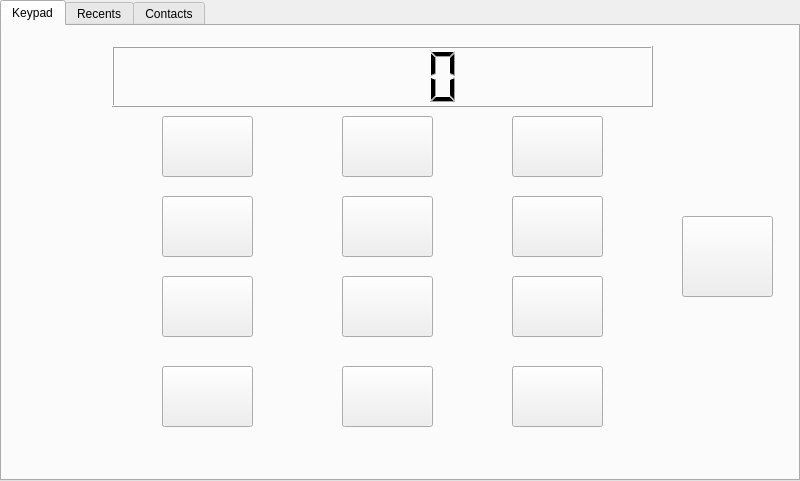
 <widget class="QTabWidget" name="Contacts">
  <property name="geometry">
   <rect>
    <x>0</x>
    <y>0</y>
    <width>800</width>
    <height>481</height>
   </rect>
  </property>
  <property name="windowTitle">
   <string>Contacts</string>
  </property>
  <property name="toolTip">
   <string>&lt;html&gt;&lt;head/&gt;&lt;body&gt;&lt;p&gt;&lt;br/&gt;&lt;/p&gt;&lt;/body&gt;&lt;/html&gt;</string>
  </property>
  <property name="styleSheet">
   <string notr="true">
QProgressBar:horizontal {
    border: 1px solid #3A3939;
    text-align: center;
    padding: 1px;
    background: #201F1F;
}
QProgressBar::chunk:horizontal {
    background-color: qlineargradient(spread:reflect, x1:1, y1:0.545, x2:1, y2:0, stop:0 rgba(28, 66, 111, 255), stop:1 rgba(37, 87, 146, 255));
}

QToolTip
{
    border: 1px solid #3A3939;
    background-color: rgb(90, 102, 117);;
    color: white;
    padding: 1px;
    opacity: 200;
}

QWidget
{
    color: silver;
    background-color: #302F2F;
    selection-background-color:#3d8ec9;
    selection-color: black;
    background-clip: border;
    border-image: none;
    outline: 0;
}

QWidget:item:hover
{
    background-color: #78879b;
    color: black;
}

QWidget:item:selected
{
    background-color: #3d8ec9;
}

QCheckBox
{
    spacing: 5px;
    outline: none;
    color: #bbb;
    margin-bottom: 2px;
}

QCheckBox:disabled
{
    color: #777777;
}
QCheckBox::indicator,
QGroupBox::indicator
{
    width: 18px;
    height: 18px;
}
QGroupBox::indicator
{
    margin-left: 2px;
}

QCheckBox::indicator:unchecked,
QCheckBox::indicator:unchecked:hover,
QGroupBox::indicator:unchecked,
QGroupBox::indicator:unchecked:hover
{
    image: url(:/dark_blue/img/checkbox_unchecked.png);
}

QCheckBox::indicator:unchecked:focus,
QCheckBox::indicator:unchecked:pressed,
QGroupBox::indicator:unchecked:focus,
QGroupBox::indicator:unchecked:pressed
{
  border: none;
    image: url(:/dark_blue/img/checkbox_unchecked_focus.png);
}

QCheckBox::indicator:checked,
QCheckBox::indicator:checked:hover,
QGroupBox::indicator:checked,
QGroupBox::indicator:checked:hover
{
    image: url(:/dark_blue/img/checkbox_checked.png);
}

QCheckBox::indicator:checked:focus,
QCheckBox::indicator:checked:pressed,
QGroupBox::indicator:checked:focus,
QGroupBox::indicator:checked:pressed
{
  border: none;
    image: url(:/dark_blue/img/checkbox_checked_focus.png);
}

QCheckBox::indicator:indeterminate,
QCheckBox::indicator:indeterminate:hover,
QCheckBox::indicator:indeterminate:pressed
QGroupBox::indicator:indeterminate,
QGroupBox::indicator:indeterminate:hover,
QGroupBox::indicator:indeterminate:pressed
{
    image: url(:/dark_blue/img/checkbox_indeterminate.png);
}

QCheckBox::indicator:indeterminate:focus,
QGroupBox::indicator:indeterminate:focus
{
    image: url(:/dark_blue/img/checkbox_indeterminate_focus.png);
}

QCheckBox::indicator:checked:disabled,
QGroupBox::indicator:checked:disabled
{
    image: url(:/dark_blue/img/checkbox_checked_disabled.png);
}

QCheckBox::indicator:unchecked:disabled,
QGroupBox::indicator:unchecked:disabled
{
    image: url(:/dark_blue/img/checkbox_unchecked_disabled.png);
}

QRadioButton
{
    spacing: 5px;
    outline: none;
    color: #bbb;
    margin-bottom: 2px;
}

QRadioButton:disabled
{
    color: #777777;
}
QRadioButton::indicator
{
    width: 21px;
    height: 21px;
}

QRadioButton::indicator:unchecked,
QRadioButton::indicator:unchecked:hover
{
    image: url(:/dark_blue/img/radio_unchecked.png);
}

QRadioButton::indicator:unchecked:focus,
QRadioButton::indicator:unchecked:pressed
{
  border: none;
  outline: none;
    image: url(:/dark_blue/img/radio_unchecked_focus.png);
}

QRadioButton::indicator:checked,
QRadioButton::indicator:checked:hover
{
  border: none;
  outline: none;
    image: url(:/dark_blue/img/radio_checked.png);
}

QRadioButton::indicator:checked:focus,
QRadioButton::indicato::menu-arrowr:checked:pressed
{
  border: none;
  outline: none;
    image: url(:/dark_blue/img/radio_checked_focus.png);
}

QRadioButton::indicator:indeterminate,
QRadioButton::indicator:indeterminate:hover,
QRadioButton::indicator:indeterminate:pressed
{
        image: url(:/dark_blue/img/radio_indeterminate.png);
}

QRadioButton::indicator:checked:disabled
{
  outline: none;
  image: url(:/dark_blue/img/radio_checked_disabled.png);
}

QRadioButton::indicator:unchecked:disabled
{
    image: url(:/dark_blue/img/radio_unchecked_disabled.png);
}


QMenuBar
{
    background-color: #302F2F;
    color: silver;
}

QMenuBar::item
{
    background: transparent;
}

QMenuBar::item:selected
{
    background: transparent;
    border: 1px solid #3A3939;
}

QMenuBar::item:pressed
{
    border: 1px solid #3A3939;
    background-color: #3d8ec9;
    color: black;
    margin-bottom:-1px;
    padding-bottom:1px;
}

QMenu
{
    border: 1px solid #3A3939;
    color: silver;
    margin: 1px;
}

QMenu::icon
{
    margin: 1px;
}

QMenu::item
{
    padding: 2px 2px 2px 25px;
    margin-left: 5px;
    border: 1px solid transparent; /* reserve space for selection border */
}

QMenu::item:selected
{
    color: black;
}

QMenu::separator {
    height: 2px;
    background: lightblue;
    margin-left: 10px;
    margin-right: 5px;
}

QMenu::indicator {
    width: 16px;
    height: 16px;
}

/* non-exclusive indicator = check box style indicator
   (see QActionGroup::setExclusive) */
QMenu::indicator:non-exclusive:unchecked {
    image: url(:/dark_blue/img/checkbox_unchecked.png);
}

QMenu::indicator:non-exclusive:unchecked:selected {
    image: url(:/dark_blue/img/checkbox_unchecked_disabled.png);
}

QMenu::indicator:non-exclusive:checked {
    image: url(:/dark_blue/img/checkbox_checked.png);
}

QMenu::indicator:non-exclusive:checked:selected {
    image: url(:/dark_blue/img/checkbox_checked_disabled.png);
}

/* exclusive indicator = radio button style indicator (see QActionGroup::setExclusive) */
QMenu::indicator:exclusive:unchecked {
    image: url(:/dark_blue/img/radio_unchecked.png);
}

QMenu::indicator:exclusive:unchecked:selected {
    image: url(:/dark_blue/img/radio_unchecked_disabled.png);
}

QMenu::indicator:exclusive:checked {
    image: url(:/dark_blue/img/radio_checked.png);
}

QMenu::indicator:exclusive:checked:selected {
    image: url(:/dark_blue/img/radio_checked_disabled.png);
}

QMenu::right-arrow {
    margin: 5px;
    image: url(:/dark_blue/img/right_arrow.png)
}


QWidget:disabled
{
    color: #808080;
    background-color: #302F2F;
}

QAbstractItemView
{
    alternate-background-color: #3A3939;
    color: silver;
    border: 1px solid 3A3939;
    border-radius: 2px;
    padding: 1px;
}

QWidget:focus, QMenuBar:focus
{
    border: 1px solid #78879b;
}

QTabWidget:focus, QCheckBox:focus, QRadioButton:focus, QSlider:focus
{
    border: none;
}

QLineEdit
{
    background-color: #201F1F;
    padding: 2px;
    border-style: solid;
    border: 1px solid #3A3939;
    border-radius: 2px;
    color: silver;
}

QGroupBox {
    border:1px solid #3A3939;
    border-radius: 2px;
    margin-top: 20px;
    background-color: #302F2F;
    color: silver;
}

QGroupBox::title {
    subcontrol-origin: margin;
    subcontrol-position: top center;
    padding-left: 10px;
    padding-right: 10px;
    padding-top: 10px;
}

QAbstractScrollArea
{
    border-radius: 2px;
    border: 1px solid #3A3939;
    background-color: transparent;
}

QScrollBar:horizontal
{
    height: 15px;
    margin: 3px 15px 3px 15px;
    border: 1px transparent #2A2929;
    border-radius: 4px;
    background-color: #2A2929;
}

QScrollBar::handle:horizontal
{
    background-color: #605F5F;
    min-width: 5px;
    border-radius: 4px;
}

QScrollBar::add-line:horizontal
{
    margin: 0px 3px 0px 3px;
    border-image: url(:/dark_blue/img/right_arrow_disabled.png);
    width: 10px;
    height: 10px;
    subcontrol-position: right;
    subcontrol-origin: margin;
}

QScrollBar::sub-line:horizontal
{
    margin: 0px 3px 0px 3px;
    border-image: url(:/dark_blue/img/left_arrow_disabled.png);
    height: 10px;
    width: 10px;
    subcontrol-position: left;
    subcontrol-origin: margin;
}

QScrollBar::add-line:horizontal:hover,QScrollBar::add-line:horizontal:on
{
    border-image: url(:/dark_blue/img/right_arrow.png);
    height: 10px;
    width: 10px;
    subcontrol-position: right;
    subcontrol-origin: margin;
}


QScrollBar::sub-line:horizontal:hover, QScrollBar::sub-line:horizontal:on
{
    border-image: url(:/dark_blue/img/left_arrow.png);
    height: 10px;
    width: 10px;
    subcontrol-position: left;
    subcontrol-origin: margin;
}

QScrollBar::up-arrow:horizontal, QScrollBar::down-arrow:horizontal
{
    background: none;
}


QScrollBar::add-page:horizontal, QScrollBar::sub-page:horizontal
{
    background: none;
}

QScrollBar:vertical
{
    background-color: #2A2929;
    width: 15px;
    margin: 15px 3px 15px 3px;
    border: 1px transparent #2A2929;
    border-radius: 4px;
}

QScrollBar::handle:vertical
{
    background-color: #605F5F;
    min-height: 5px;
    border-radius: 4px;
}

QScrollBar::sub-line:vertical
{
    margin: 3px 0px 3px 0px;
    border-image: url(:/dark_blue/img/up_arrow_disabled.png);
    height: 10px;
    width: 10px;
    subcontrol-position: top;
    subcontrol-origin: margin;
}

QScrollBar::add-line:vertical
{
    margin: 3px 0px 3px 0px;
    border-image: url(:/dark_blue/img/down_arrow_disabled.png);
    height: 10px;
    width: 10px;
    subcontrol-position: bottom;
    subcontrol-origin: margin;
}

QScrollBar::sub-line:vertical:hover,QScrollBar::sub-line:vertical:on
{

    border-image: url(:/dark_blue/img/up_arrow.png);
    height: 10px;
    width: 10px;
    subcontrol-position: top;
    subcontrol-origin: margin;
}


QScrollBar::add-line:vertical:hover, QScrollBar::add-line:vertical:on
{
    border-image: url(:/dark_blue/img/down_arrow.png);
    height: 10px;
    width: 10px;
    subcontrol-position: bottom;
    subcontrol-origin: margin;
}

QScrollBar::up-arrow:vertical, QScrollBar::down-arrow:vertical
{
    background: none;
}


QScrollBar::add-page:vertical, QScrollBar::sub-page:vertical
{
    background: none;
}

QTextEdit
{
    background-color: #201F1F;
    color: silver;
    border: 1px solid #3A3939;
}

QPlainTextEdit
{
    background-color: #201F1F;;
    color: silver;
    border-radius: 2px;
    border: 1px solid #3A3939;
}

QHeaderView::section
{
    background-color: #3A3939;
    color: silver;
    padding-left: 4px;
    border: 1px solid #6c6c6c;
}

QSizeGrip {
    image: url(:/dark_blue/img/sizegrip.png);
    width: 12px;
    height: 12px;
}

QMainWindow
{
    background-color: #302F2F;

}

QMainWindow::separator
{
    background-color: #302F2F;
    color: white;
    padding-left: 4px;
    spacing: 2px;
    border: 1px dashed #3A3939;
}

QMainWindow::separator:hover
{

    background-color: #787876;
    color: white;
    padding-left: 4px;
    border: 1px solid #3A3939;
    spacing: 2px;
}


QMenu::separator
{
    height: 1px;
    background-color: #3A3939;
    color: white;
    padding-left: 4px;
    margin-left: 10px;
    margin-right: 5px;
}


QFrame
{
    border-radius: 2px;
    border: 1px solid #444;
}

QFrame[frameShape=&quot;0&quot;]
{
    border-radius: 2px;
    border: 1px transparent #444;
}

QStackedWidget
{
    background-color: #302F2F;
    border: 1px transparent black;
}

QToolBar {
    border: 1px transparent #393838;
    background: 1px solid #302F2F;
    font-weight: bold;
}

QToolBar::handle:horizontal {
    image: url(:/dark_blue/img/Hmovetoolbar.png);
}
QToolBar::handle:vertical {
    image: url(:/dark_blue/img/Vmovetoolbar.png);
}
QToolBar::separator:horizontal {
    image: url(:/dark_blue/img/Hsepartoolbar.png);
}
QToolBar::separator:vertical {
    image: url(:/dark_blue/img/Vsepartoolbars.png);
}

QPushButton
{
    color: silver;
    background-color: #302F2F;
    border-width: 2px;
    border-color: #4A4949;
    border-style: solid;
    padding-top: 2px;
    padding-bottom: 2px;
    padding-left: 10px;
    padding-right: 10px;
    border-radius: 4px;
    /* outline: none; */
    /* min-width: 40px; */
}

QPushButton:disabled
{
    background-color: #302F2F;
    border-width: 2px;
    border-color: #3A3939;
    border-style: solid;
    padding-top: 2px;
    padding-bottom: 2px;
    padding-left: 10px;
    padding-right: 10px;
    /*border-radius: 2px;*/
    color: #808080;
}

QPushButton:focus {
    background-color: #3d8ec9;
    color: white;
}

QComboBox
{
    selection-background-color: #3d8ec9;
    background-color: #201F1F;
    border-style: solid;
    border: 1px solid #3A3939;
    border-radius: 2px;
    padding: 2px;
    min-width: 75px;
}

QPushButton:checked{
    background-color: #4A4949;
    border-color: #6A6969;
}

QPushButton:hover {
    border: 2px solid #78879b;
    color: silver;
}

QComboBox:hover, QAbstractSpinBox:hover,QLineEdit:hover,QTextEdit:hover,QPlainTextEdit:hover,QAbstractView:hover,QTreeView:hover
{
    border: 1px solid #78879b;
    color: silver;
}

QComboBox:on
{
    background-color: #626873;
    padding-top: 3px;
    padding-left: 4px;
    selection-background-color: #4a4a4a;
}

QComboBox QAbstractItemView
{
    background-color: #201F1F;
    border-radius: 2px;
    border: 1px solid #444;
    selection-background-color: #3d8ec9;
    color: silver;
}

QComboBox::drop-down
{
    subcontrol-origin: padding;
    subcontrol-position: top right;
    width: 15px;

    border-left-width: 0px;
    border-left-color: darkgray;
    border-left-style: solid;
    border-top-right-radius: 3px;
    border-bottom-right-radius: 3px;
}

QComboBox::down-arrow
{
    image: url(:/dark_blue/img/down_arrow_disabled.png);
}

QComboBox::down-arrow:on, QComboBox::down-arrow:hover,
QComboBox::down-arrow:focus
{
    image: url(:/dark_blue/img/down_arrow.png);
}

QPushButton:pressed
{
    background-color: #484846;
}

QAbstractSpinBox {
    padding-top: 2px;
    padding-bottom: 2px;
    border: 1px solid #3A3939;
    background-color: #201F1F;
    color: silver;
    border-radius: 2px;
    min-width: 75px;
}

QAbstractSpinBox:up-button
{
    background-color: transparent;
    subcontrol-origin: border;
    subcontrol-position: top right;
}

QAbstractSpinBox:down-button
{
    background-color: transparent;
    subcontrol-origin: border;
    subcontrol-position: bottom right;
}

QAbstractSpinBox::up-arrow,QAbstractSpinBox::up-arrow:disabled,QAbstractSpinBox::up-arrow:off {
    image: url(:/dark_blue/img/up_arrow_disabled.png);
    width: 10px;
    height: 10px;
}
QAbstractSpinBox::up-arrow:hover
{
    image: url(:/dark_blue/img/up_arrow.png);
}


QAbstractSpinBox::down-arrow,QAbstractSpinBox::down-arrow:disabled,QAbstractSpinBox::down-arrow:off
{
    image: url(:/dark_blue/img/down_arrow_disabled.png);
    width: 10px;
    height: 10px;
}
QAbstractSpinBox::down-arrow:hover
{
    image: url(:/dark_blue/img/down_arrow.png);
}


QLabel
{
    border: 0px solid black;
}

QTabWidget{
    border: 1px transparent black;
}

QTabWidget::pane {
    border: 1px solid #444;
    border-radius: 3px;
    padding: 3px;
}

QTabBar
{
    qproperty-drawBase: 0;
    left: 5px; /* move to the right by 5px */
}

QTabBar:focus
{
    border: 0px transparent black;
}

QTabBar::close-button  {
    image: url(:/dark_blue/img/close.png);
    background: transparent;
}

QTabBar::close-button:hover
{
    image: url(:/dark_blue/img/close-hover.png);
    background: transparent;
}

QTabBar::close-button:pressed {
    image: url(:/dark_blue/img/close-pressed.png);
    background: transparent;
}

/* TOP TABS */
QTabBar::tab:top {
    color: #b1b1b1;
    border: 1px solid #4A4949;
    border-bottom: 1px transparent black;
    background-color: #302F2F;
    padding: 5px;
    border-top-left-radius: 2px;
    border-top-right-radius: 2px;
}

QTabBar::tab:top:!selected
{
    color: #b1b1b1;
    background-color: #201F1F;
    border: 1px transparent #4A4949;
    border-bottom: 1px transparent #4A4949;
    border-top-left-radius: 0px;
    border-top-right-radius: 0px;
}

QTabBar::tab:top:!selected:hover {
    background-color: #48576b;
}

/* BOTTOM TABS */
QTabBar::tab:bottom {
    color: #b1b1b1;
    border: 1px solid #4A4949;
    border-top: 1px transparent black;
    background-color: #302F2F;
    padding: 5px;
    border-bottom-left-radius: 2px;
    border-bottom-right-radius: 2px;
}

QTabBar::tab:bottom:!selected
{
    color: #b1b1b1;
    background-color: #201F1F;
    border: 1px transparent #4A4949;
    border-top: 1px transparent #4A4949;
    border-bottom-left-radius: 0px;
    border-bottom-right-radius: 0px;
}

QTabBar::tab:bottom:!selected:hover {
    background-color: #78879b;
}

/* LEFT TABS */
QTabBar::tab:left {
    color: #b1b1b1;
    border: 1px solid #4A4949;
    border-left: 1px transparent black;
    background-color: #302F2F;
    padding: 5px;
    border-top-right-radius: 2px;
    border-bottom-right-radius: 2px;
}

QTabBar::tab:left:!selected
{
    color: #b1b1b1;
    background-color: #201F1F;
    border: 1px transparent #4A4949;
    border-right: 1px transparent #4A4949;
    border-top-right-radius: 0px;
    border-bottom-right-radius: 0px;
}

QTabBar::tab:left:!selected:hover {
    background-color: #48576b;
}


/* RIGHT TABS */
QTabBar::tab:right {
    color: #b1b1b1;
    border: 1px solid #4A4949;
    border-right: 1px transparent black;
    background-color: #302F2F;
    padding: 5px;
    border-top-left-radius: 2px;
    border-bottom-left-radius: 2px;
}

QTabBar::tab:right:!selected
{
    color: #b1b1b1;
    background-color: #201F1F;
    border: 1px transparent #4A4949;
    border-right: 1px transparent #4A4949;
    border-top-left-radius: 0px;
    border-bottom-left-radius: 0px;
}

QTabBar::tab:right:!selected:hover {
    background-color: #48576b;
}

QTabBar QToolButton::right-arrow:enabled {
     image: url(:/dark_blue/img/right_arrow.png);
 }

 QTabBar QToolButton::left-arrow:enabled {
     image: url(:/dark_blue/img/left_arrow.png);
 }

QTabBar QToolButton::right-arrow:disabled {
     image: url(:/dark_blue/img/right_arrow_disabled.png);
 }

 QTabBar QToolButton::left-arrow:disabled {
     image: url(:/dark_blue/img/left_arrow_disabled.png);
 }


QDockWidget {
    border: 1px solid #403F3F;
    titlebar-close-icon: url(:/dark_blue/img/close.png);
    titlebar-normal-icon: url(:/dark_blue/img/undock.png);
}

QDockWidget::close-button, QDockWidget::float-button {
    border: 1px solid transparent;
    border-radius: 2px;
    background: transparent;
}

QDockWidget::close-button:hover, QDockWidget::float-button:hover {
    background: rgba(255, 255, 255, 10);
}

QDockWidget::close-button:pressed, QDockWidget::float-button:pressed {
    padding: 1px -1px -1px 1px;
    background: rgba(255, 255, 255, 10);
}

QTreeView, QListView, QTextBrowser, AtLineEdit, AtLineEdit::hover {
    border: 1px solid #444;
    background-color: silver;
    border-radius: 3px;
    margin-left: 3px;
    color: black;
}

QTreeView:branch:selected, QTreeView:branch:hover {
    background: url(:/dark_blue/img/transparent.png);
}

QTreeView::branch:has-siblings:!adjoins-item {
    border-image: url(:/dark_blue/img/transparent.png);
}

QTreeView::branch:has-siblings:adjoins-item {
    border-image: url(:/dark_blue/img/transparent.png);
}

QTreeView::branch:!has-children:!has-siblings:adjoins-item {
    border-image: url(:/dark_blue/img/transparent.png);
}

QTreeView::branch:has-children:!has-siblings:closed,
QTreeView::branch:closed:has-children:has-siblings {
    image: url(:/dark_blue/img/branch_closed.png);
}

QTreeView::branch:open:has-children:!has-siblings,
QTreeView::branch:open:has-children:has-siblings  {
    image: url(:/dark_blue/img/branch_open.png);
}

QTreeView::branch:has-children:!has-siblings:closed:hover,
QTreeView::branch:closed:has-children:has-siblings:hover {
    image: url(:/dark_blue/img/branch_closed-on.png);
    }

QTreeView::branch:open:has-children:!has-siblings:hover,
QTreeView::branch:open:has-children:has-siblings:hover  {
    image: url(:/dark_blue/img/branch_open-on.png);
    }

QListView::item:!selected:hover, QListView::item:!selected:hover, QTreeView::item:!selected:hover  {
    background: rgba(0, 0, 0, 0);
    outline: 0;
    color: #FFFFFF
}

QListView::item:selected:hover, QListView::item:selected:hover, QTreeView::item:selected:hover  {
    background: #3d8ec9;
    color: #FFFFFF;
}

QSlider::groove:horizontal {
    border: 1px solid #3A3939;
    height: 8px;
    background: #201F1F;
    margin: 2px 0;
    border-radius: 2px;
}

QSlider::handle:horizontal {
    background: QLinearGradient( x1: 0, y1: 0, x2: 0, y2: 1,
      stop: 0.0 silver, stop: 0.2 #a8a8a8, stop: 1 #727272);
    border: 1px solid #3A3939;
    width: 14px;
    height: 14px;
    margin: -4px 0;
    border-radius: 2px;
}

QSlider::groove:vertical {
    border: 1px solid #3A3939;
    width: 8px;
    background: #201F1F;
    margin: 0 0px;
    border-radius: 2px;
}

QSlider::handle:vertical {
    background: QLinearGradient( x1: 0, y1: 0, x2: 0, y2: 1, stop: 0.0 silver,
    stop: 0.2 #a8a8a8, stop: 1 #727272);
    border: 1px solid #3A3939;
    width: 14px;
    height: 14px;
    margin: 0 -4px;
    border-radius: 2px;
}

QToolButton {
    /*  background-color: transparent; */
    border: 2px transparent #4A4949;
    border-radius: 4px;
    background-color: dimgray;
    margin: 2px;
    padding: 2px;
}

QToolButton[popupMode=&quot;1&quot;] { /* only for MenuButtonPopup */
 padding-right: 20px; /* make way for the popup button */
 border: 2px transparent #4A4949;
 border-radius: 4px;
}

QToolButton[popupMode=&quot;2&quot;] { /* only for InstantPopup */
 padding-right: 10px; /* make way for the popup button */
 border: 2px transparent #4A4949;
}


QToolButton:hover, QToolButton::menu-button:hover {
    border: 2px solid #78879b;
}

QToolButton:checked, QToolButton:pressed,
    QToolButton::menu-button:pressed {
    background-color: #4A4949;
    border: 2px solid #78879b;
}

/* the subcontrol below is used only in the InstantPopup or DelayedPopup mode */
QToolButton::menu-indicator {
    image: url(:/dark_blue/img/down_arrow.png);
    top: -7px; left: -2px; /* shift it a bit */
}

/* the subcontrols below are used only in the MenuButtonPopup mode */
QToolButton::menu-button {
    border: 1px transparent #4A4949;
    border-top-right-radius: 6px;
    border-bottom-right-radius: 6px;
    /* 16px width + 4px for border = 20px allocated above */
    width: 16px;
    outline: none;
}

QToolButton::menu-arrow {
    image: url(:/dark_blue/img/down_arrow.png);
}

QToolButton::menu-arrow:open {
    top: 1px; left: 1px; /* shift it a bit */
    border: 1px solid #3A3939;
}

QPushButton::menu-indicator  {
    subcontrol-origin: padding;
    subcontrol-position: bottom right;
    left: 4px;
}

QTableView
{
    border: 1px solid #444;
    gridline-color: #6c6c6c;
    background-color: #201F1F;
}


QTableView, QHeaderView
{
    border-radius: 0px;
}

QTableView::item:pressed, QListView::item:pressed, QTreeView::item:pressed  {
    background: #78879b;
    color: #FFFFFF;
}

QTableView::item:selected:active, QTreeView::item:selected:active, QListView::item:selected:active  {
    background: #3d8ec9;
    color: #FFFFFF;
}


QHeaderView
{
    border: 1px transparent;
    border-radius: 2px;
    margin: 0px;
    padding: 0px;
}

QHeaderView::section  {
    background-color: #3A3939;
    color: silver;
    padding: 4px;
    border: 1px solid #6c6c6c;
    border-radius: 0px;
    text-align: center;
}

QHeaderView::section::vertical::first, QHeaderView::section::vertical::only-one
{
    border-top: 1px solid #6c6c6c;
}

QHeaderView::section::vertical
{
    border-top: transparent;
}

QHeaderView::section::horizontal::first, QHeaderView::section::horizontal::only-one
{
    border-left: 1px solid #6c6c6c;
}

QHeaderView::section::horizontal
{
    border-left: transparent;
}


QHeaderView::section:checked
 {
    color: white;
    background-color: #5A5959;
 }

 /* style the sort indicator */
QHeaderView::down-arrow {
    image: url(:/dark_blue/img/down_arrow.png);
}

QHeaderView::up-arrow {
    image: url(:/dark_blue/img/up_arrow.png);
}


QTableCornerButton::section {
    background-color: #3A3939;
    border: 1px solid #3A3939;
    border-radius: 2px;
}

QToolBox  {
    padding: 3px;
    border: 1px transparent black;
}

QToolBox::tab {
    color: #b1b1b1;
    background-color: #302F2F;
    border: 1px solid #4A4949;
    border-bottom: 1px transparent #302F2F;
    border-top-left-radius: 5px;
    border-top-right-radius: 5px;
}

 QToolBox::tab:selected { /* italicize selected tabs */
    font: italic;
    background-color: #302F2F;
    border-color: #3d8ec9;
 }

QStatusBar::item {
    border: 1px solid #3A3939;
    border-radius: 2px;
 }


QFrame[height=&quot;3&quot;], QFrame[width=&quot;3&quot;] {
    background-color: #AAA;
}


QSplitter::handle {
    border: 1px dashed #3A3939;
}

QSplitter::handle:hover {
    background-color: #787876;
    border: 1px solid #3A3939;
}

QSplitter::handle:horizontal {
    width: 1px;
}

QSplitter::handle:vertical {
    height: 1px;
}

QListWidget {
    background-color: silver;
    border-radius: 5px;
    margin-left: 5px;
}

QListWidget::item {
    color: black;
}

QMessageBox {
    messagebox-critical-icon	: url(:/dark_blue/img/critical.png);
    messagebox-information-icon	: url(:/dark_blue/img/information.png);
    messagebox-question-icon	: url(:/dark_blue/img/question.png);
    messagebox-warning-icon:    : url(:/dark_blue/img/warning.png);
}

ColorButton::enabled {
    border-radius: 0px;
    border: 1px solid #444444;
}

ColorButton::disabled {
    border-radius: 0px;
    border: 1px solid #AAAAAA;
}</string>
  </property>
  <property name="currentIndex">
   <number>0</number>
  </property>
  <widget class="QWidget" name="tab">
   <attribute name="title">
    <string>Keypad</string>
   </attribute>
   <widget class="QLabel" name="label">
    <property name="geometry">
     <rect>
      <x>0</x>
      <y>0</y>
      <width>791</width>
      <height>451</height>
     </rect>
    </property>
    <property name="text">
     <string/>
    </property>
    <property name="pixmap">
     <pixmap>../Images/PicsArt_07-28-01.39.53.png</pixmap>
    </property>
    <property name="scaledContents">
     <bool>true</bool>
    </property>
   </widget>
   <widget class="QPushButton" name="pushButton_3">
    <property name="geometry">
     <rect>
      <x>340</x>
      <y>90</y>
      <width>91</width>
      <height>61</height>
     </rect>
    </property>
    <property name="text">
     <string/>
    </property>
    <property name="icon">
     <iconset>
      <normaloff>../Images/Num2.png</normaloff>../Images/Num2.png</iconset>
    </property>
    <property name="iconSize">
     <size>
      <width>91</width>
      <height>300</height>
     </size>
    </property>
   </widget>
   <widget class="QPushButton" name="pushButton_14">
    <property name="geometry">
     <rect>
      <x>510</x>
      <y>340</y>
      <width>91</width>
      <height>61</height>
     </rect>
    </property>
    <property name="text">
     <string/>
    </property>
    <property name="icon">
     <iconset>
      <normaloff>../Images/Astrics.png</normaloff>../Images/Astrics.png</iconset>
    </property>
    <property name="iconSize">
     <size>
      <width>91</width>
      <height>250</height>
     </size>
    </property>
   </widget>
   <widget class="QPushButton" name="pushButton">
    <property name="geometry">
     <rect>
      <x>680</x>
      <y>190</y>
      <width>91</width>
      <height>81</height>
     </rect>
    </property>
    <property name="text">
     <string/>
    </property>
    <property name="icon">
     <iconset>
      <normaloff>../Images/PhoneCall.PNG</normaloff>../Images/PhoneCall.PNG</iconset>
    </property>
    <property name="iconSize">
     <size>
      <width>91</width>
      <height>300</height>
     </size>
    </property>
   </widget>
   <widget class="QPushButton" name="pushButton_6">
    <property name="geometry">
     <rect>
      <x>340</x>
      <y>340</y>
      <width>91</width>
      <height>61</height>
     </rect>
    </property>
    <property name="text">
     <string/>
    </property>
    <property name="icon">
     <iconset>
      <normaloff>../Images/Num0.png</normaloff>../Images/Num0.png</iconset>
    </property>
    <property name="iconSize">
     <size>
      <width>150</width>
      <height>300</height>
     </size>
    </property>
   </widget>
   <widget class="QPushButton" name="pushButton_7">
    <property name="geometry">
     <rect>
      <x>510</x>
      <y>90</y>
      <width>91</width>
      <height>61</height>
     </rect>
    </property>
    <property name="text">
     <string/>
    </property>
    <property name="icon">
     <iconset>
      <normaloff>../Images/Num3.png</normaloff>../Images/Num3.png</iconset>
    </property>
    <property name="iconSize">
     <size>
      <width>140</width>
      <height>330</height>
     </size>
    </property>
   </widget>
   <widget class="QPushButton" name="pushButton_4">
    <property name="geometry">
     <rect>
      <x>340</x>
      <y>170</y>
      <width>91</width>
      <height>61</height>
     </rect>
    </property>
    <property name="text">
     <string/>
    </property>
    <property name="icon">
     <iconset>
      <normaloff>../Images/Num5.jpg</normaloff>../Images/Num5.jpg</iconset>
    </property>
    <property name="iconSize">
     <size>
      <width>125</width>
      <height>300</height>
     </size>
    </property>
   </widget>
   <widget class="QPushButton" name="pushButton_13">
    <property name="geometry">
     <rect>
      <x>160</x>
      <y>340</y>
      <width>91</width>
      <height>61</height>
     </rect>
    </property>
    <property name="text">
     <string/>
    </property>
    <property name="icon">
     <iconset>
      <normaloff>../Images/##.PNG</normaloff>../Images/##.PNG</iconset>
    </property>
    <property name="iconSize">
     <size>
      <width>100</width>
      <height>400</height>
     </size>
    </property>
   </widget>
   <widget class="QPushButton" name="pushButton_12">
    <property name="geometry">
     <rect>
      <x>510</x>
      <y>250</y>
      <width>91</width>
      <height>61</height>
     </rect>
    </property>
    <property name="text">
     <string/>
    </property>
    <property name="icon">
     <iconset>
      <normaloff>../Images/Num9.png</normaloff>../Images/Num9.png</iconset>
    </property>
    <property name="iconSize">
     <size>
      <width>91</width>
      <height>300</height>
     </size>
    </property>
   </widget>
   <widget class="QPushButton" name="pushButton_10">
    <property name="geometry">
     <rect>
      <x>160</x>
      <y>170</y>
      <width>91</width>
      <height>61</height>
     </rect>
    </property>
    <property name="text">
     <string/>
    </property>
    <property name="icon">
     <iconset>
      <normaloff>../Images/Num4.png</normaloff>../Images/Num4.png</iconset>
    </property>
    <property name="iconSize">
     <size>
      <width>120</width>
      <height>300</height>
     </size>
    </property>
   </widget>
   <widget class="QPushButton" name="pushButton_5">
    <property name="geometry">
     <rect>
      <x>340</x>
      <y>250</y>
      <width>91</width>
      <height>61</height>
     </rect>
    </property>
    <property name="text">
     <string/>
    </property>
    <property name="icon">
     <iconset>
      <normaloff>../Images/Num8.png</normaloff>../Images/Num8.png</iconset>
    </property>
    <property name="iconSize">
     <size>
      <width>91</width>
      <height>300</height>
     </size>
    </property>
   </widget>
   <widget class="QPushButton" name="pushButton_11">
    <property name="geometry">
     <rect>
      <x>160</x>
      <y>250</y>
      <width>91</width>
      <height>61</height>
     </rect>
    </property>
    <property name="text">
     <string/>
    </property>
    <property name="icon">
     <iconset>
      <normaloff>../Images/Num7.png</normaloff>../Images/Num7.png</iconset>
    </property>
    <property name="iconSize">
     <size>
      <width>110</width>
      <height>300</height>
     </size>
    </property>
   </widget>
   <widget class="QPushButton" name="pushButton_9">
    <property name="geometry">
     <rect>
      <x>160</x>
      <y>90</y>
      <width>91</width>
      <height>61</height>
     </rect>
    </property>
    <property name="text">
     <string/>
    </property>
    <property name="icon">
     <iconset>
      <normaloff>../Images/Num1.png</normaloff>../Images/Num1.png</iconset>
    </property>
    <property name="iconSize">
     <size>
      <width>91</width>
      <height>300</height>
     </size>
    </property>
   </widget>
   <widget class="QPushButton" name="pushButton_8">
    <property name="geometry">
     <rect>
      <x>510</x>
      <y>170</y>
      <width>91</width>
      <height>61</height>
     </rect>
    </property>
    <property name="text">
     <string/>
    </property>
    <property name="icon">
     <iconset>
      <normaloff>../Images/Num6.png</normaloff>../Images/Num6.png</iconset>
    </property>
    <property name="iconSize">
     <size>
      <width>91</width>
      <height>300</height>
     </size>
    </property>
   </widget>
   <widget class="QLCDNumber" name="lcdNumber">
    <property name="geometry">
     <rect>
      <x>110</x>
      <y>20</y>
      <width>541</width>
      <height>61</height>
     </rect>
    </property>
   </widget>
  </widget>
  <widget class="QWidget" name="tab">
   <attribute name="title">
    <string>Recents</string>
   </attribute>
   <widget class="QListView" name="listView">
    <property name="geometry">
     <rect>
      <x>-10</x>
      <y>0</y>
      <width>801</width>
      <height>451</height>
     </rect>
    </property>
   </widget>
  </widget>
  <widget class="QWidget" name="tab_2">
   <attribute name="title">
    <string>Contacts</string>
   </attribute>
  </widget>
 </widget>
